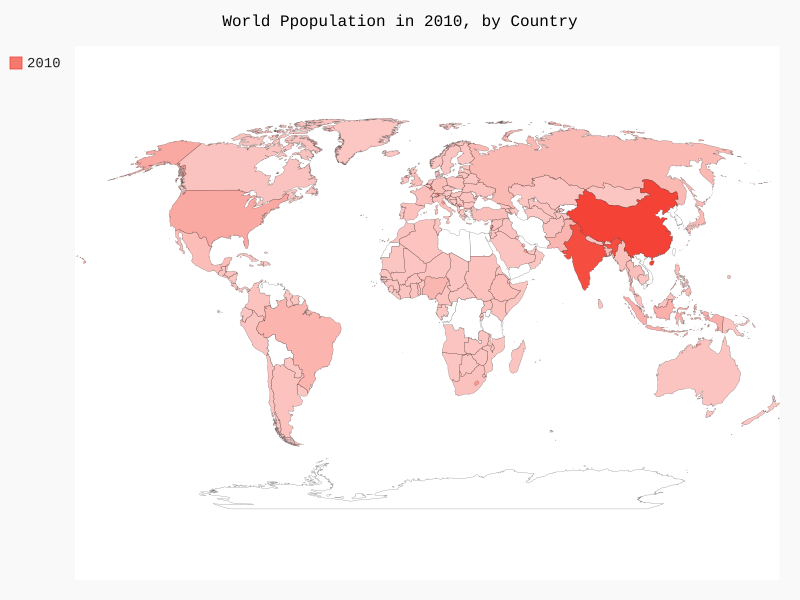

Write Python code to recreate this figure.
import json
from pygal.maps.world import World
from country_codes import get_country_codes



#Load the data into lists.
filename = 'Resources\population_data.json'
with open(filename) as f:
    pop_data = json.load(f)
#Build a dictionairy of population data.
cc_populations = {}

for pop_dict in pop_data:
    if pop_dict['Year'] == '2010':
        country_name = pop_dict['Country Name']
        population = int(float(pop_dict['Value']))
        code = get_country_codes(country_name)
        if code:
            cc_populations[code] = population

wm = World()
wm.title = "World Ppopulation in 2010, by Country"
wm.add('2010', cc_populations)

wm.render_to_file('world_population.svg')
